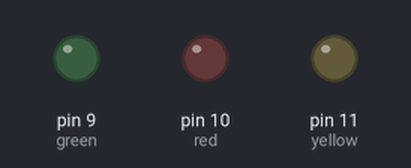
This sketch was run on a simulated Arduino Uno, built with avr-gcc and run on an emulated ATmega328P. On the bench: output pins drawn as LEDs (lit = HIGH).

Above: at 0.05 s.
At 0.15 s:
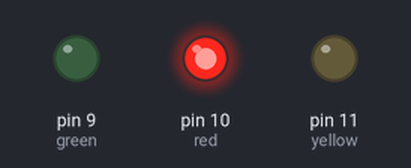
At 1.2 s:
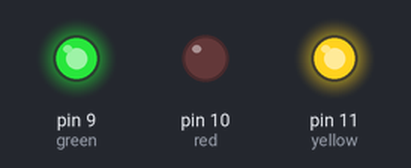
At 1.95 s:
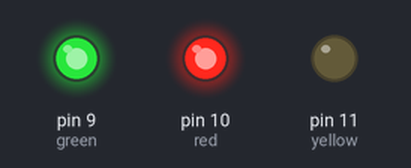
At 2.7 s:
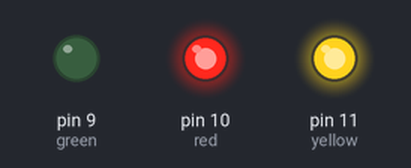
Timing chart, 0 to 3.0 s (numbered marks = the images above):
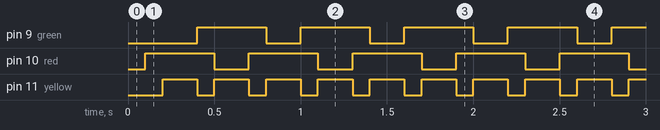

The sketch:

BounceBack.ino
```cpp
int red = 10;
int yellow = 11;
int green = 9;
int LightSpeed = 100;

void setup() {
  pinMode(red, OUTPUT);
  pinMode(yellow, OUTPUT);
  pinMode(green, OUTPUT);
}

void light1 (int redlight){
  digitalWrite(red, LOW);
  delay(redlight);
  digitalWrite(red, HIGH);
}

void light2 (int yellowlight){
  digitalWrite(yellow, LOW);
  delay(yellowlight);
  digitalWrite(yellow, HIGH);
}

void light3 (int greenlight){
   digitalWrite(green, LOW);
   delay(greenlight);
   digitalWrite(green, HIGH);
}

void loop() {
  light1(LightSpeed);
  light2(LightSpeed);
  light3(LightSpeed);
  light3(LightSpeed);
  light2(LightSpeed);
  light1(LightSpeed);
}
```

Measured:
- by itself, pin 9 (green), pin 10 (red): alternates HIGH for 0.40 s and LOW for 0.20 s
- by itself, pin 11 (yellow): alternates HIGH for 0.20 s and LOW for 0.10 s
